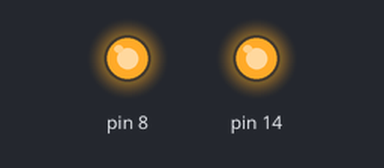
Recording of a sketch running on a simulated Arduino Uno, built with avr-gcc and run on an emulated ATmega328P. On the bench: output pins drawn as LEDs (lit = HIGH).

Above: at 0.1 s.
Timing chart, 0 to 1.6 s (numbered marks = the images above):
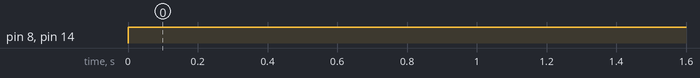

Measured:
- by itself, pin 8, pin 14: LOW → HIGH at 0.00 s

The sketch:

main_switch.ino
```cpp
#include<avr/io.h>
#include<util/delay.h>

int main(void)
{
  DDRB |= (1<<PB0);        //B0 is an output
  PORTB |= (1<<PB0);       //B0 is set (Active PullUp)

  if(PORTB == 1)
  {
    DDRB = 0x01;          //B1 is an input
    PORTB = 0x03;         //B1 is set (Active PullUp)
  }
  else
  {
  return 0;
  }

  DDRC |= (1<<PC0);        //C0 is an output

  while(1)
  {
  if(PORTB == 0x03)        //Both B0 and B1 is HIGH
  {
  PORTC |= (1<<PC0);       /*PORTC = PINB;    */        //C0 gives out DC output for the oscillator if B0 and B1 is ON
  _delay_ms(50000);        //Turn on C0 for 50s
  PORTC = 0x00;            //Reset C0
  }

  else
  {
    PORTC = 0x00;
  }
  }

}
```
